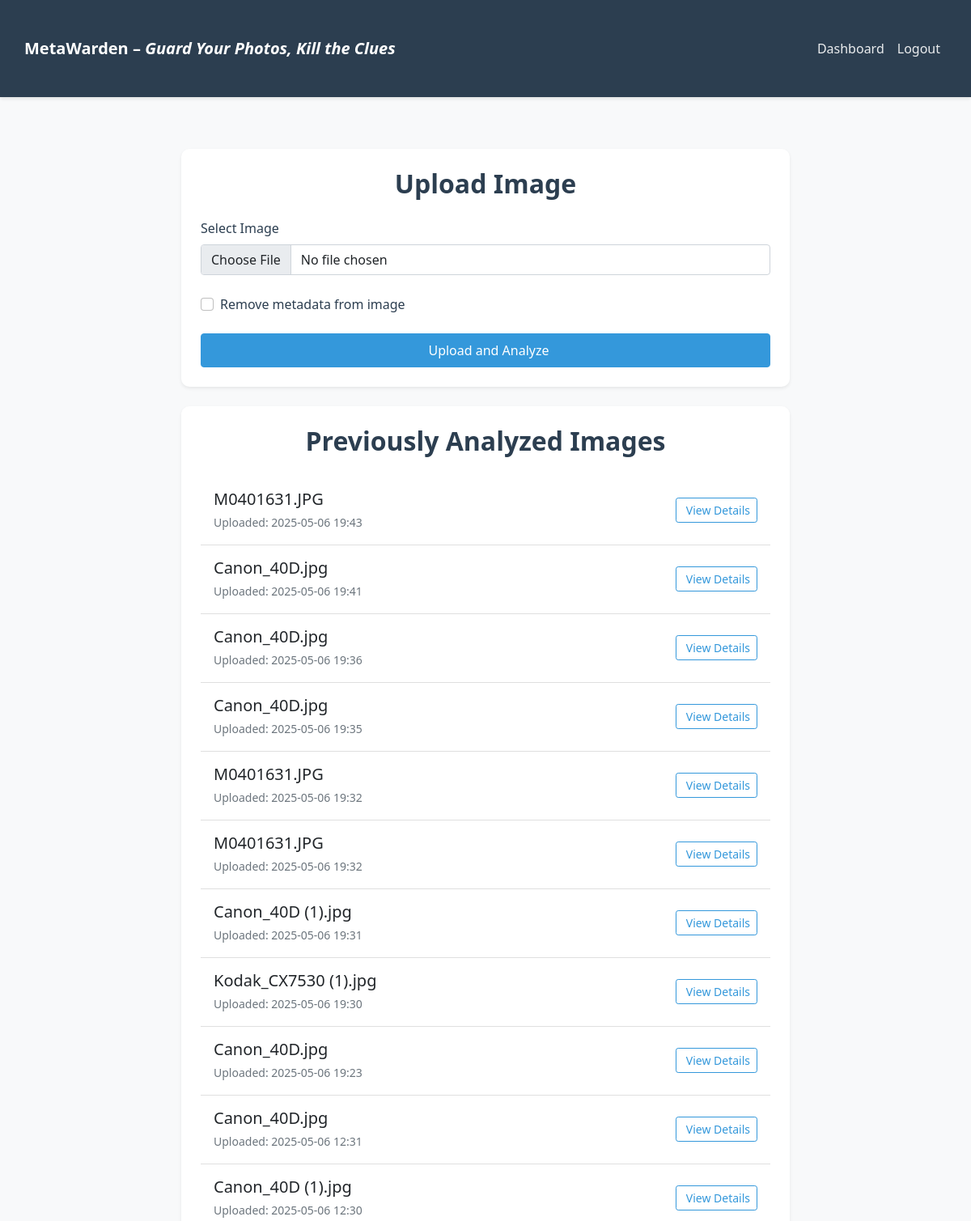
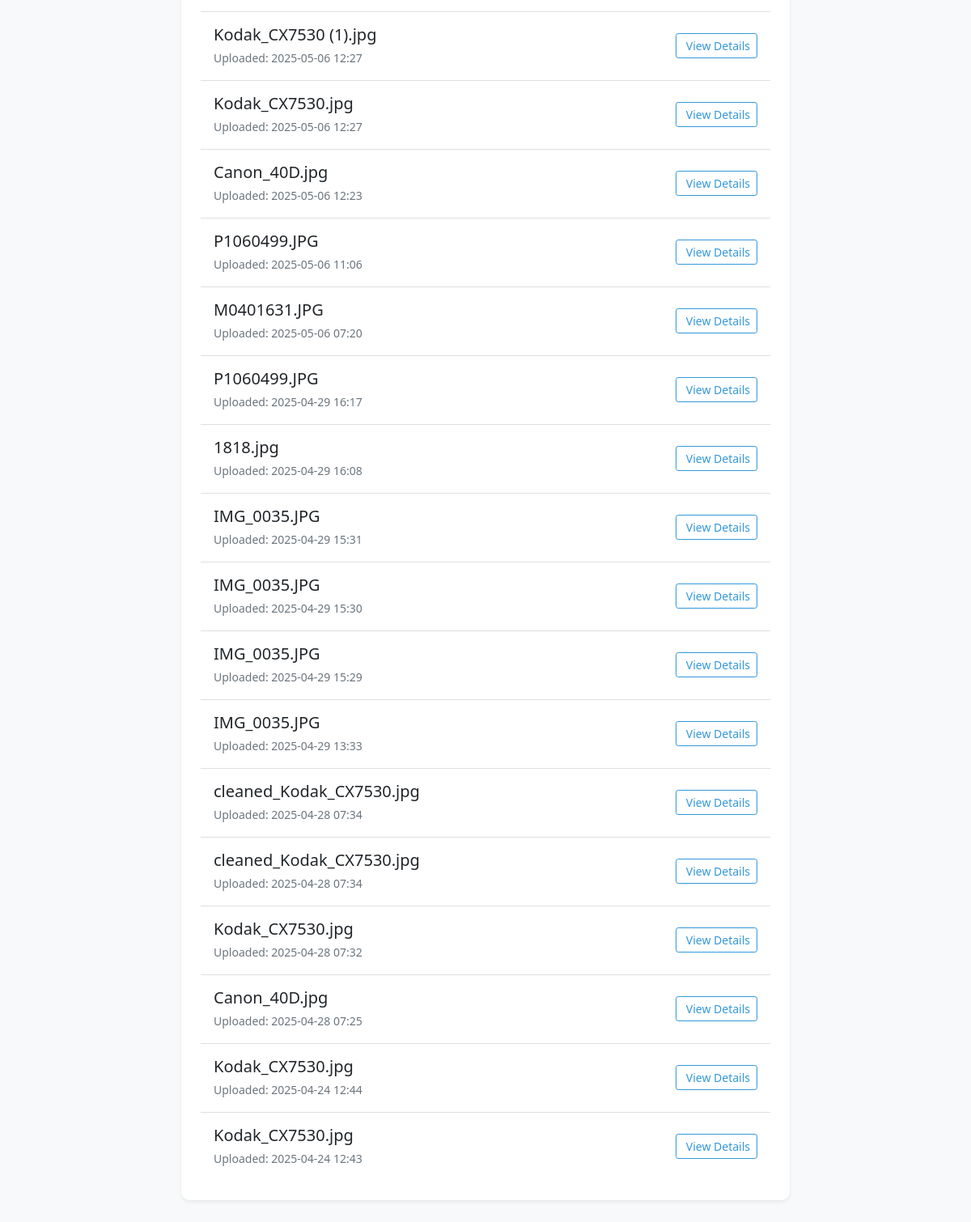
The page /dashboard (signed in) on the database its author committed (2 pictures, top to bottom).
### models.py (models this page shows)
class AnalyzedImage(db.Model):
    id = db.Column(db.Integer, primary_key=True)
    filename = db.Column(db.String(255), nullable=False)
    original_filename = db.Column(db.String(255), nullable=False)
    upload_date = db.Column(db.DateTime, default=datetime.utcnow)
    image_metadata = db.Column(db.JSON)
    user_id = db.Column(db.Integer, db.ForeignKey('user.id'), nullable=False)

### app.py (the view)
@app.route('/dashboard')
@login_required
def dashboard():
    images = AnalyzedImage.query.filter_by(user_id=current_user.id).order_by(AnalyzedImage.upload_date.desc()).all()
    return render_template('dashboard.html', images=images)

### app.py (called while the page is built)
@login_manager.user_loader
def load_user(user_id):
    return User.query.get(int(user_id))

### templates/dashboard.html (shortened to what this page needs)
{% extends "base.html" %}
{% block content %}
<div class="container">
    <div class="row justify-content-center mb-4">
        <div class="col-md-8">
            <div class="card shadow-sm">
                <div class="card-body p-4">
                    <h2 class="card-title text-center mb-4">Upload Image</h2>
                    <form action="{{ url_for('upload_file') }}" method="post" enctype="multipart/form-data" class="needs-validation" novalidate>
                        <div class="mb-4">
                            <label for="file" class="form-label fw-medium">Select Image</label>
                            <input type="file" class="form-control" id="file" name="file" accept="image/*" required>
                        </div>
                        <div class="mb-4">
                            <div class="form-check">
                                <input class="form-check-input" type="checkbox" id="remove_metadata" name="remove_metadata" value="yes">
                                <label class="form-check-label" for="remove_metadata">
                                    Remove metadata from image
                                </label>
                            </div>
                        </div>
                        <div class="d-grid">
                            <button type="submit" class="btn btn-primary py-2">
                                Upload and Analyze
                            </button>
                        </div>
                    </form>
                </div>
            </div>
        </div>
    </div>
    <div class="row justify-content-center">
        <div class="col-md-8">
            <div class="card shadow-sm">
                <div class="card-body p-4">
                    <h2 class="card-title text-center mb-4">Previously Analyzed Images</h2>
                    {% if images %}
                        <div class="list-group">
                            {% for image in images %}
                            <div class="list-group-item list-group-item-action">
                                <div class="d-flex justify-content-between align-items-center">
                                    <div>
                                        <h5 class="mb-1">{{ image.original_filename }}</h5>
                                        <small class="text-muted">
                                            Uploaded: {{ image.upload_date.strftime('%Y-%m-%d %H:%M') }}
                                        </small>
                                    </div>
                                    <div class="d-flex gap-2">
                                        <a href="{{ url_for('view_image', image_id=image.id) }}" class="btn btn-outline-primary btn-sm">
                                            View Details
                                        </a>
                                    </div>
                                </div>
                            </div>
                            {% endfor %}
                        </div>
                    {% else %}
                        <div class="text-center text-muted">
                            <p>No images analyzed yet. Upload your first image to get started!</p>
                        </div>
                    {% endif %}
                </div>
            </div>
        </div>
    </div>
</div>
{% endblock %}

### templates/base.html (style rules this page uses)
:root { --primary-color: #2c3e50; --secondary-color: #34495e; --accent-color: #3498db; --light-bg: #f8f9fa; --card-bg: #ffffff; --text-primary: #2c3e50; --text-secondary: #7f8c8d; }
body { background-color: var(--light-bg); min-height: 100vh; display: flex; flex-direction: column; color: var(--text-primary); }
.container { flex: 1; padding: 2rem 0; }
.card { background-color: var(--card-bg); border: none; border-radius: 12px; box-shadow: 0 4px 6px rgba(0,0,0,0.05); }
.card-title { color: var(--primary-color); font-weight: 600; }
.btn-primary { background-color: var(--accent-color); border-color: var(--accent-color); font-weight: 500; }
.btn-outline-primary { color: var(--accent-color); border-color: var(--accent-color); }

### templates/dashboard.html (style rules this page uses)
.card { border: none; border-radius: 10px; }
.form-check { margin: 0; }
.form-check-input { margin-right: 8px; }
.btn-primary { padding: 10px 20px; font-weight: 500; }
.list-group-item { border: none; border-bottom: 1px solid rgba(0,0,0,.125); padding: 1rem; }
.list-group-item:last-child { border-bottom: none; }

### rows shown on the page
AnalyzedImage: original_filename "M0401631.JPG", upload_date "2025-05-06 19:43"
AnalyzedImage: original_filename "Canon_40D.jpg", upload_date "2025-05-06 19:41"
AnalyzedImage: original_filename "Canon_40D.jpg", upload_date "2025-05-06 19:36"
AnalyzedImage: original_filename "Canon_40D.jpg", upload_date "2025-05-06 19:35"
AnalyzedImage: original_filename "M0401631.JPG", upload_date "2025-05-06 19:32"
AnalyzedImage: original_filename "M0401631.JPG", upload_date "2025-05-06 19:32"
AnalyzedImage: original_filename "Canon_40D (1).jpg", upload_date "2025-05-06 19:31"
AnalyzedImage: original_filename "Kodak_CX7530 (1).jpg", upload_date "2025-05-06 19:30"
AnalyzedImage: original_filename "Canon_40D.jpg", upload_date "2025-05-06 19:23"
AnalyzedImage: original_filename "Canon_40D.jpg", upload_date "2025-05-06 12:31"
AnalyzedImage: original_filename "Canon_40D (1).jpg", upload_date "2025-05-06 12:30"
AnalyzedImage: original_filename "Kodak_CX7530 (1).jpg", upload_date "2025-05-06 12:27"
AnalyzedImage: original_filename "Kodak_CX7530.jpg", upload_date "2025-05-06 12:27"
AnalyzedImage: original_filename "Canon_40D.jpg", upload_date "2025-05-06 12:23"
AnalyzedImage: original_filename "P1060499.JPG", upload_date "2025-05-06 11:06"
AnalyzedImage: original_filename "M0401631.JPG", upload_date "2025-05-06 07:20"
AnalyzedImage: original_filename "P1060499.JPG", upload_date "2025-04-29 16:17"
AnalyzedImage: original_filename "1818.jpg", upload_date "2025-04-29 16:08"
AnalyzedImage: original_filename "IMG_0035.JPG", upload_date "2025-04-29 15:31"
AnalyzedImage: original_filename "IMG_0035.JPG", upload_date "2025-04-29 15:30"
AnalyzedImage: original_filename "IMG_0035.JPG", upload_date "2025-04-29 15:29"
AnalyzedImage: original_filename "IMG_0035.JPG", upload_date "2025-04-29 13:33"
AnalyzedImage: original_filename "cleaned_Kodak_CX7530.jpg", upload_date "2025-04-28 07:34"
AnalyzedImage: original_filename "cleaned_Kodak_CX7530.jpg", upload_date "2025-04-28 07:34"
AnalyzedImage: original_filename "Kodak_CX7530.jpg", upload_date "2025-04-28 07:32"
AnalyzedImage: original_filename "Canon_40D.jpg", upload_date "2025-04-28 07:25"
AnalyzedImage: original_filename "Kodak_CX7530.jpg", upload_date "2025-04-24 12:44"
AnalyzedImage: original_filename "Kodak_CX7530.jpg", upload_date "2025-04-24 12:43"
